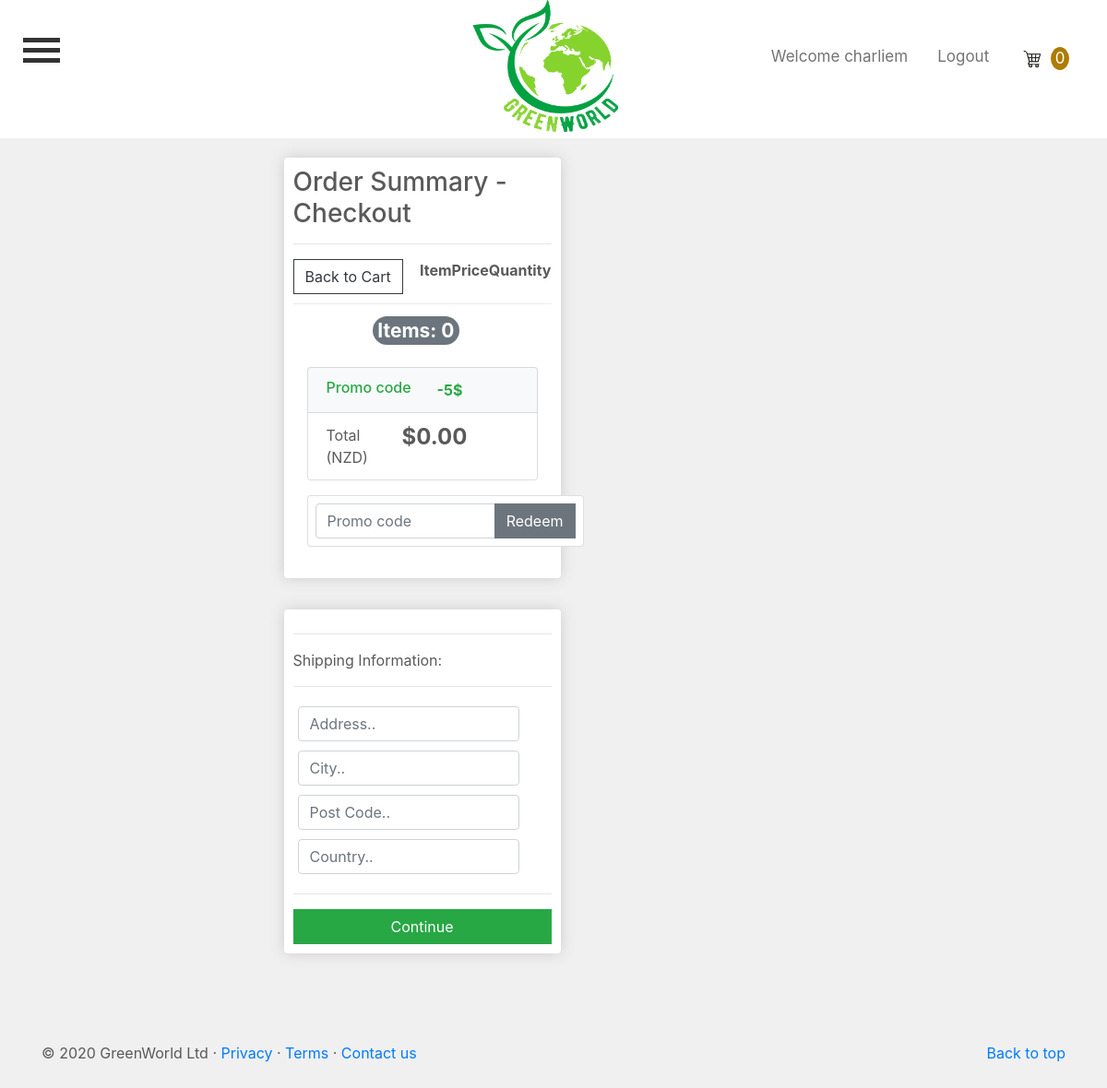
The app's page /checkout/ (signed in), older data.
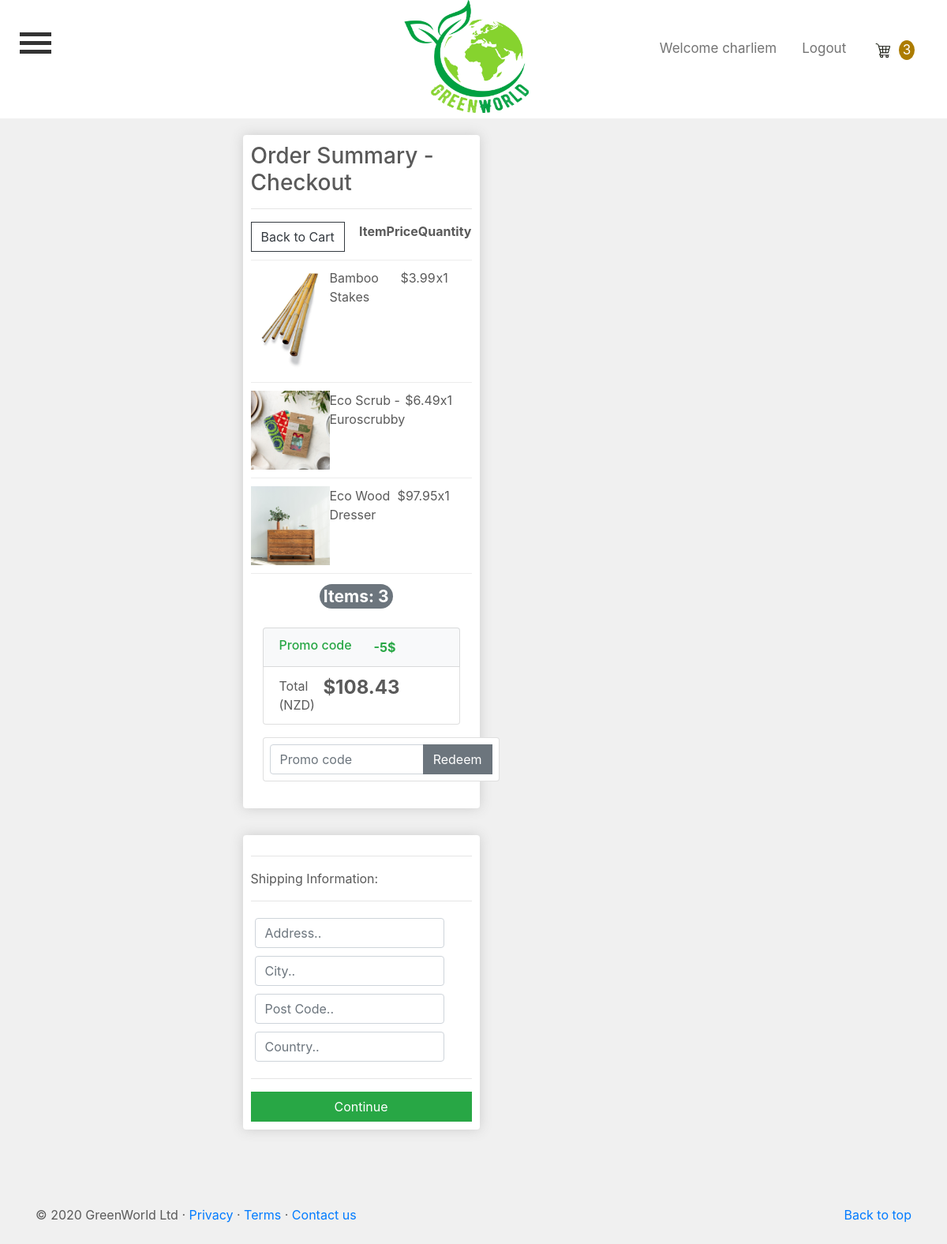
The same page, newer data.
### IT6041App/models.py (models this page shows, shortened)
class Order(models.Model):
    customer = models.ForeignKey(Customer, on_delete=models.SET_NULL, null=True, blank=True)
    date_ordered = models.DateTimeField(auto_now_add=True)
    complete = models.BooleanField(default=False)
    transaction_id = models.CharField(max_length=100, null=True)
    coupon = models.ForeignKey('Coupon', on_delete=models.SET_NULL, blank=True, null=True)
    @property
    def get_cart_total(self):
        orderitems = self.orderitem_set.all()
        total = sum([item.get_total for item in orderitems])
        return total
    @property
    def get_cart_items(self):
        orderitems = self.orderitem_set.all()
        total = sum([item.quantity for item in orderitems])
        return total

class OrderItem(models.Model):
    product = models.ForeignKey(Products, on_delete=models.SET_NULL, null=True)
    order = models.ForeignKey(Order, on_delete=models.SET_NULL, null=True)
    quantity = models.IntegerField(default=0, null=True, blank=True)
    date_added = models.DateTimeField(auto_now_add=True)
    @property
    def get_total(self):
        total = float(self.product.price) * float(self.quantity)
        return total

class Products(models.Model):
    product_name = models.CharField(max_length=200)
    category = models.CharField(max_length=200, default='')
    description = models.CharField(max_length=200)
    price = models.DecimalField(max_digits=6, decimal_places=2)
    image = models.ImageField(null=True, blank=True)
    sku = models.CharField(max_length=20)
    stock_level = models.IntegerField()
    no_of_sales = models.IntegerField(default='0', null=True, blank=True)
    popular = models.BooleanField(default=False, null=True, blank=True)
    digital = models.BooleanField(default=False, null=True, blank=True)
    carousel_listing = models.BooleanField(default=False, null=True, blank=True)
    class Meta:
        verbose_name_plural = 'Products'
        ordering = ('product_name',)
    @property
    def imageURL(self):
        try:
            url = self.image.url
        except:
            url = ''
        return url

### IT6041App/views.py (the view)
# urls.py: path('checkout/', views.checkout, name="checkout"),
def checkout(request):
    data = cartData(request)
    cartItems = data['cartItems']
    order = data['order']
    items = data['items']
    form = CheckoutForm()
    context = {'items': items,
               'order': order,
               'cartItems': cartItems,
               'form': form,
               'couponform': CouponForm()
               }
    return render(request, 'IT6041App/checkout.html', context)

### IT6041App/forms.py
class CheckoutForm(forms.Form):
    shipping_address = forms.CharField(required=False)
    shipping_address2 = forms.CharField(required=False)
    shipping_zip = forms.CharField(required=False)
    billing_address = forms.CharField(required=False)
    billing_address2 = forms.CharField(required=False)
    billing_zip = forms.CharField(required=False)
    same_billing_address = forms.BooleanField(required=False)
    set_default_shipping = forms.BooleanField(required=False)
    use_default_shipping = forms.BooleanField(required=False)
    set_default_billing = forms.BooleanField(required=False)
    use_default_billing = forms.BooleanField(required=False)
    payment_option = forms.ChoiceField(
        widget=forms.RadioSelect, choices=PAYMENT_CHOICES)

class CouponForm(forms.Form):
    code = forms.CharField(widget=forms.TextInput(attrs={
        'class': 'form-control',
        'placeholder': 'Promo code',
        'aria-label': 'Recipient\'s username',
        'aria-describedby': 'basic-addon2'
    }))

### IT6041App/templates/IT6041App/checkout.html (shortened to what this page needs)
{% extends "IT6041App/base.html" %}
{% load static %}
{% block content %}
<br><br><br><br>
	<div class="row justify-content-md-center">
		<div class="col-lg-6">
			<div class="box-element">
				<h3>Order Summary - Checkout</h3>
				<hr>
				<div class="cart-row">
					<a class="btn btn-outline-dark" href="{% url 'cart' %}">Back to Cart</a>
					<div style="flex:1"></div>
					<div style="flex:1" align="left"><strong>Item</strong></div>
					<div style="flex:1" align="center"><strong>Price</strong></div>
					<div style="flex:1" align="left"><strong>Quantity</strong></div>
				</div>
				{% for item in items %}
					<div class="cart-row">
						<div style="flex:2"><img class="row-image" src="{{ item.product.imageURL }}"></div>
						<div style="flex:2"><p>{{ item.product.product_name }}</p></div>
						<div style="flex:1"><p>${{ item.product.price|floatformat:2 }}</p></div>
						<div style="flex:1"><p>x{{ item.quantity }}</p></div>
					</div>
				{% endfor %}
					<div class="total-row" align="right">
						<h3><span class="badge badge-secondary badge-pill" style="margin-right: 50px; padding: 5px;">Items: {{ order.get_cart_items}}</span></h3>
					</div>
				{% include 'order_snippet.html' %}
			</div>
		</div>
	</div>
	<br>
     <div class="row justify-content-md-center">
		<div class="col-lg-6">
			<div class="box-element" id="form-wrapper">
				<form id="form">
					<div id="shipping-info">
						<hr>
						<p>Shipping Information:</p>
						<hr>
						<div class="form-field">
							<input class="form-control" type="text" name="address" placeholder="Address..">
						</div>
						<div class="form-field">
							<input class="form-control" type="text" name="city" placeholder="City..">
						</div>
						<div class="form-field">
							<input class="form-control" type="text" name="post_code" placeholder="Post Code..">
						</div>
						<div class="form-field">
							<input class="form-control" type="text" name="country" placeholder="Country..">
						</div>
					</div>
					<hr>
					<input id="form-button" class="btn btn-success btn-block" type="submit" value="Continue">
				</form>
			</div>
            <br>
		</div>
	 </div>
    <br><br><br>
      <div class="container">
        <p class="float-right"><a href="#">Back to top</a></p>
        <p>&copy; 2020 GreenWorld Ltd &middot; <a href="{% url 'privacy' %}">Privacy</a> &middot; <a href="{% url 'terms' %}">Terms</a>
        &middot; <a href="{% url 'contact' %}">Contact us</a></p>
      </div>
{% endblock content %}

### IT6041App/templates/IT6041App/base.html (shortened to what this page needs)
{% load static %}
<!doctype html>
<html lang="en">
  <head>
    <link rel="stylesheet" href="https://cdn.jsdelivr.net/npm/bootstrap@4.5.3/dist/css/bootstrap.min.css"
>
    <link rel="stylesheet" href="https://cdnjs.cloudflare.com/ajax/libs/font-awesome/4.7.0/css/font-awesome.min.css">
    <link rel="stylesheet" type="text/css" href="{% static 'IT6041App/main.css' %}">
  </head>
      <body>
        <header>
            <div class="fixed-top">
                <div class="topnav">
                  <div class="topnav-left">
                    <button class="burger-button nav-item nav-link" data-toggle="collapse" data-target="#menu-content" onclick="menuClick(this)" title="Menu">
                      <div class="bar1" ></div>
                      <div class="bar2"></div>
                      <div class="bar3"></div>
                    </button>
                  </div>
                  <div class="topnav-centered">
                      <a href="{% url 'index' %}" class="active" title="Home page">
                        <img src="/media/GreenWorldLogo.png" alt="GreenWorld Logo"  style="width: 175px; height:150px;">
                      </a>
                  </div>
                  {% if user.is_authenticated %}
                     <div class="topnav-right">
                         <a class="nav-item-username nav-link" href="#">Welcome {{ user.username }}</a>
                         <a class="nav-item-logout nav-link" href="{% url 'logout' %}">Logout</a>
                         <a class="nav-item-cart nav-link" href="{% url 'cart' %}">
                         <img id="cart-icon" src="{% static 'media/cart_white.jpg' %}">
                          <p id="cart-total">{{ cartItems }}</p>
                         </a>
                  {% endif%}
                </div>
            </div>
        </header>
      </body>
            {% block content %}{% endblock content %}
</html>

### IT6041App/templates/order_snippet.html (shortened to what this page needs)
{% extends "IT6041App/base.html" %}
{% load static %}
{% block content %}
<div class="col-md-12 mb-4">
    <ul class="list-group mb-3 z-depth-1">
        <li class="list-group-item d-flex justify-content-between bg-light">
            <div class="text-success">
            <h6 class="my-0">Promo code</h6>
            </div>
            <strong>
                <span class="text-success" style="margin-right: 60px;">-5${{ order.coupon.amount }}</span>
            </strong>
        </li>
        <li class="list-group-item d-flex justify-content-between">
            <span>Total (NZD)</span>
            <h4><strong style="margin-right: 55px;">${{ order.get_cart_total|floatformat:2 }}</strong></h4>
        </li>
    </ul>
    <form class="card p-2" action="{% url 'add_coupon' %}" method="POST">
        <div class="input-group">
            {{ couponform.code }}
            <div class="input-group-append">
                <button class="btn btn-secondary btn-md waves-effect m-0" type="submit">Redeem</button>
            </div>
        </div>
    </form>
</div>
{% endblock content %}

Row changes from the older to the newer data that the page shows:
added OrderItem: product.imageURL (picture), product.product_name "Bamboo Stakes", product.price "3.99", quantity "1"
added OrderItem: product.imageURL (picture), product.product_name "Eco Scrub - Euroscrubby", product.price "6.49", quantity "1"
added OrderItem: product.imageURL (picture), product.product_name "Eco Wood Dresser", product.price "97.95", quantity "1"
computed for Order: get_cart_items "0" → "3"; get_cart_total "0.00" → "108.43"
Text that changed along with them:
{{ cartItems }}: "0" → "3"
